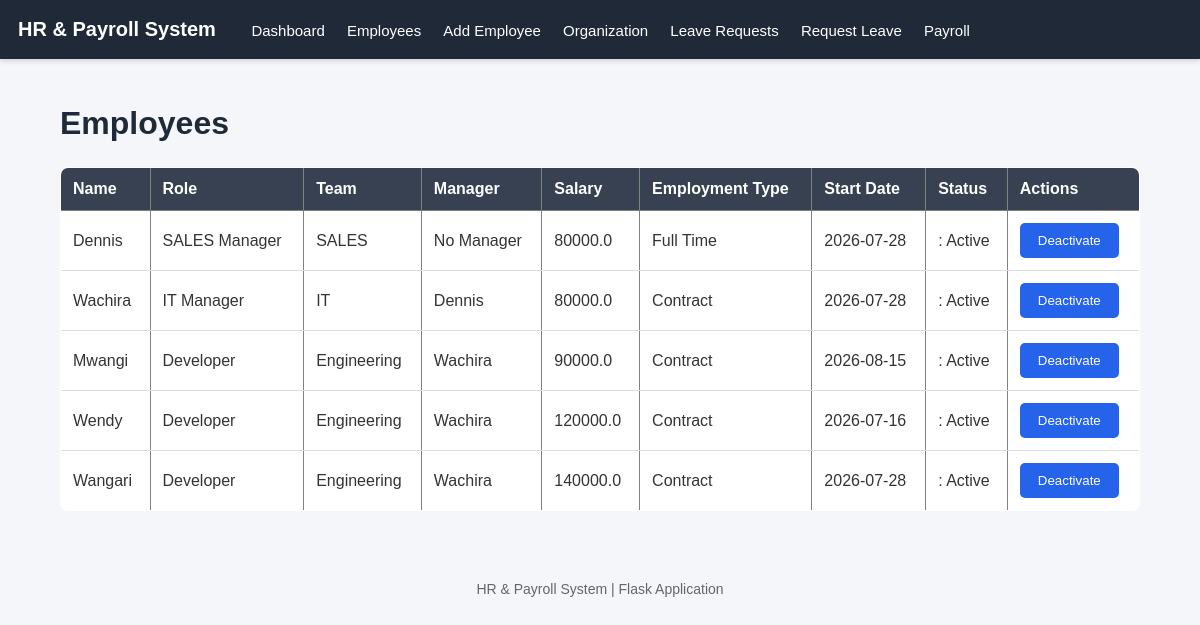
The page /employees on the database its author committed.
### models/employees.py (models this page shows)
class Employee(db.Model):
    __tablename__ = "employees"
    id = db.Column(db.Integer, primary_key=True)
    name = db.Column(db.String(100), nullable=False)
    role = db.Column(db.String(100), nullable=False)
    team = db.Column(db.String(100), nullable=False)
    salary = db.Column(db.Float, nullable=False)
    employment_type = db.Column(db.String(50), nullable=False)
    leave_balance = db.Column(
    db.Integer,
    nullable=False,
    default=21
)
    start_date = db.Column(db.Date, nullable=False)
    manager_id = db.Column(
    db.Integer,
    db.ForeignKey("employees.id"),
    nullable=True
)
    manager = relationship(
        "Employee",
        remote_side=[id],
        backref="subordinates"
    )
    is_active = db.Column(db.Boolean, default=True)

### routes/employee_routes.py (the view)
@employee_bp.route("/employees")
def list_employees():
    employees = Employee.query.filter_by(is_active=True).all()
    return render_template("employees.html", employees=employees)

### templates/employees.html
{% extends "base.html" %}
{% block content %}
<h1>Employees</h1>
{% if employees %}
<table border="1">
    <tr>
        <th>Name</th>
        <th>Role</th>
        <th>Team</th>
        <th>Manager</th>
        <th>Salary</th>
        <th>Employment Type</th>
        <th>Start Date</th>
        <th>Status</th>
        <th>Actions</th>
    </tr>
    {% for employee in employees %}
    <tr>
        <td>{{ employee.name }}</td>
        <td>{{ employee.role }}</td>
        <td>{{ employee.team }}</td>
        <td>
            {% if employee.manager %}
                {{ employee.manager.name }}
            {% else %}
                No Manager
            {% endif %}
        </td>
        <td>{{ employee.salary }}</td>
        <td>{{ employee.employment_type }}</td>
        <td>{{ employee.start_date }}</td>
        <td>
            {%if employee.is_active%}:
                Active
            {%else%}
                Inactive
            {%endif%}
        </td>
        <td>
            {% if employee.is_active %}
            <form
                action="{{ url_for('employee.deactivate_employee', employee_id=employee.id) }}"
                method="POST">
               <button type="submit">
                   Deactivate
                </button>
            </form>
            {% else %}
                No actions
            {% endif %}
        </td>
    </tr>
    {% endfor %}
</table>
{% else %}
<p>No employees found.</p>
{% endif %}
{% endblock %}

### templates/base.html (style rules this page uses)
body { font-family: Arial, Helvetica, sans-serif; margin: 0; background-color: #f4f6f9; color: #333; }
h1 { color: #1f2937; margin-bottom: 25px; }
table { width: 100%; border-collapse: collapse; background: white; border-radius: 8px; overflow: hidden; margin-bottom: 25px; }
th { background-color: #374151; color: white; padding: 12px; text-align: left; }
td { padding: 12px; border-bottom: 1px solid #ddd; }
button { background-color: #2563eb; color: white; padding: 10px 18px; border: none; cursor: pointer; border-radius: 5px; }

### rows shown on the page
Employee: name "Dennis", role "SALES Manager", team "SALES", shows "No Manager", salary "80000.0", employment_type "Full Time", start_date "2026-07-28", is_active ": Active"
Employee: name "Wachira", role "IT Manager", team "IT", manager.name "Dennis", salary "80000.0", employment_type "Contract", start_date "2026-07-28", is_active ": Active"
Employee: name "Mwangi", role "Developer", team "Engineering", manager.name "Wachira", salary "90000.0", employment_type "Contract", start_date "2026-08-15", is_active ": Active"
Employee: name "Wendy", role "Developer", team "Engineering", manager.name "Wachira", salary "120000.0", employment_type "Contract", start_date "2026-07-16", is_active ": Active"
Employee: name "Wangari", role "Developer", team "Engineering", manager.name "Wachira", salary "140000.0", employment_type "Contract", start_date "2026-07-28", is_active ": Active"
